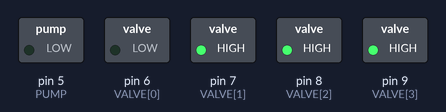
Recording of a sketch running on a simulated Arduino Uno, built with avr-gcc and run on an emulated ATmega328P. Parts: switched loads named in the sketch (green lamp = pin HIGH).

Above: at 0.1 s.
At 115.1 s:
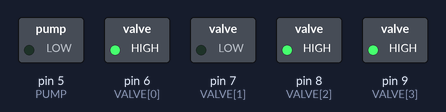
Timing chart, 0 to 116.6 s (numbered marks = the images above):
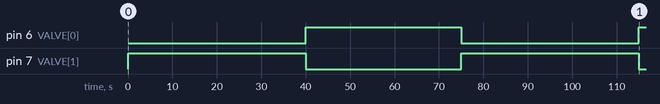

Measured:
- by itself, pin 6 (VALVE[0]): LOW → HIGH at 40.0 s, → LOW 35.0 s later, → HIGH 40.0 s later
- by itself, pin 7 (VALVE[1]): HIGH → LOW at 40.0 s, → HIGH 35.0 s later, → LOW 40.0 s later

The sketch:

quick-hack.ino
```cpp
const int PUMP = 5;
const int VALVE[] = { 6, 7, 8, 9 };

#define NUM_VALVES (sizeof(VALVE) / sizeof(VALVE[0]))

void set_valve_exclusive(int valve) {
  for (int i = 0; i < NUM_VALVES; i++)
    digitalWrite(VALVE[i], valve == i ? LOW : HIGH);
}

void set_pump(int on) {
  digitalWrite(PUMP, on ? LOW : HIGH);
}

void setup() {
  pinMode(PUMP, OUTPUT);

  for (int i = 0; i < NUM_VALVES; i++)
    pinMode(VALVE[i], OUTPUT);

  digitalWrite(PUMP, HIGH);
  set_valve_exclusive(-1);
}

void loop() {
  set_pump(1);

  for (int i = 0; i < 2; i++) {
    set_valve_exclusive(0);
    delay(40000);

    set_valve_exclusive(1);
    delay(35000);
  }

  set_valve_exclusive(2);
  delay(25000);

  set_valve_exclusive(3);
  delay(30000);

  set_pump(0);
  set_valve_exclusive(-1);

  for (int i = 0; i < 8; i++)
    delay(3600UL * 1000UL);
}
```
